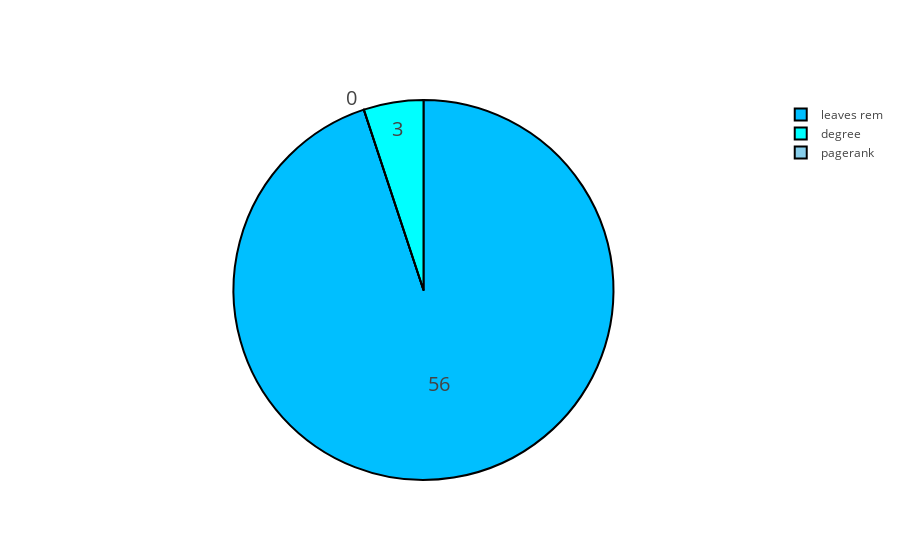

The cell this chart's notebook holds for it:
### Code cell
graph_size=[100,200,300,400,500,600,700,800,900,1000,1500,2000,2500,3000,4000,5000,10000]
victories_500_p3r={}
victories_500_p3r['leaves rem']=0
victories_500_p3r['pagerank']=0
victories_500_p3r['degree']=0

for N in [500]:
    results_rl=[]
    start_time=time.time()
    for i in range(0,500):
        p3r=areg(N)
        #LEAVES REMOVAL TIME
        rl=rem2(p3r)
        if rl==0:
            victories_500_p3r['leaves rem']+=1 
        #PAGERANK TIME
        pr_list=nx.pagerank(p3r)
        pr=max(pr_list.iteritems(), key=operator.itemgetter(1))[0]
        if pr==0:
            victories_500_p3r['pagerank']+=1
        #DEGREE TIME
        dc_list=nx.degree_centrality(p3r)
        list_maximum=[]
        center=max(dc_list.iteritems(), key=operator.itemgetter(1))[1]
        for i in range(N):
                if dc_list[i]==center:
                    list_maximum.append([i,dc_list[i]])
        pair=random.choice(list_maximum)
        if pair[0]==0:
            victories_500_p3r['degree']+=1
labels=[]
values=[]
colors = ['azure', 'skyblue', 'aqua']
for key, value in victories_500_p3r.iteritems() :
    labels.append(key)
    values.append(value)



trace = go.Pie(labels=labels, values=values,
               hoverinfo='label+percent', textinfo='value', 
               textfont=dict(size=20),
               marker=dict(colors=colors2, 
                           line=dict(color='#000000', width=2)))

iplot([trace], filename='styled_pie_chart')

### Figure 1 — Plotly figure (JSON) as saved in the notebook; plotly's stock layout.template omitted (floating-point values rounded to 4 significant figures)
{"data": [{"hoverinfo": "label+percent", "labels": ["leaves rem", "pagerank", "degree"], "marker": {"colors": ["deepskyblue", "skyblue", "aqua"], "line": {"color": "#000000", "width": 2}}, "textfont": {"size": 20}, "textinfo": "value", "type": "pie", "values": [56, 0, 3]}], "layout": {}}
